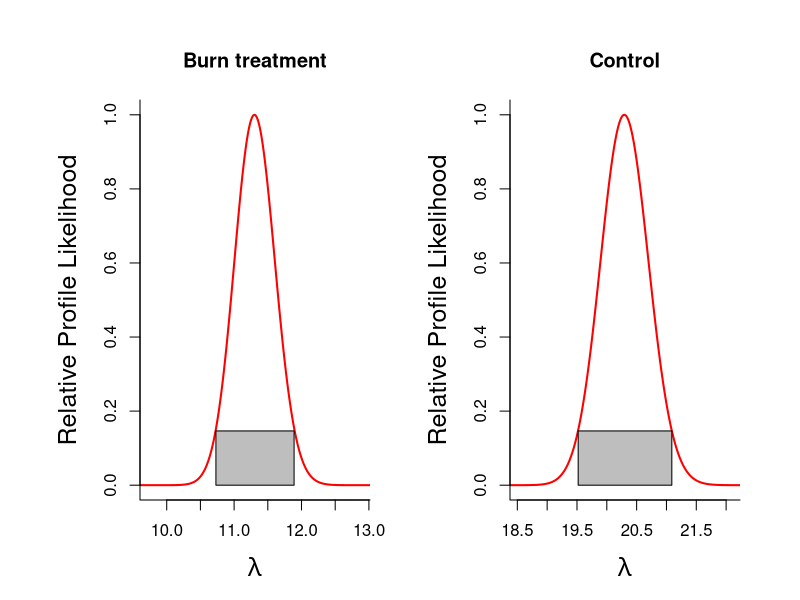
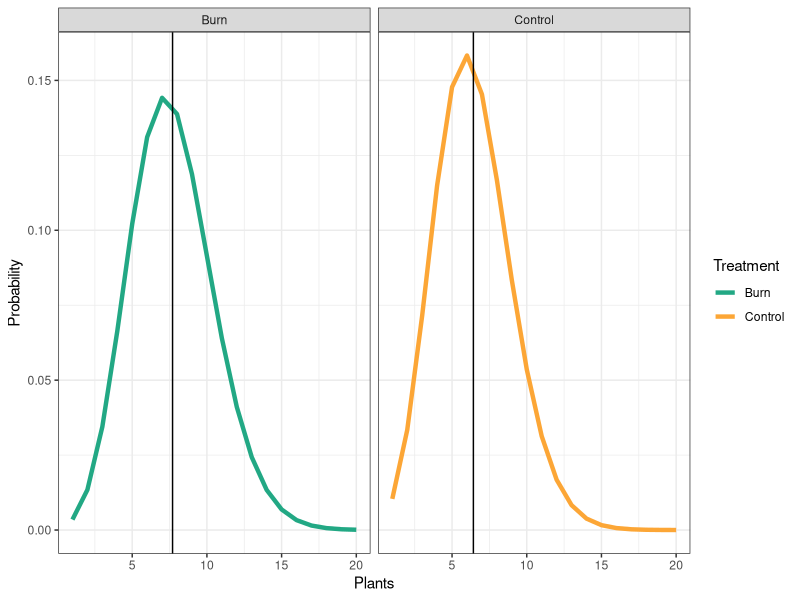
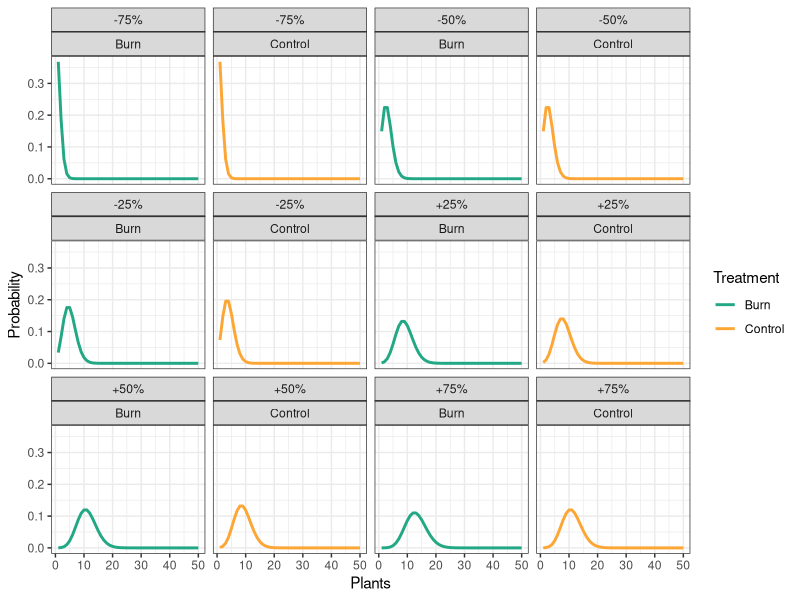
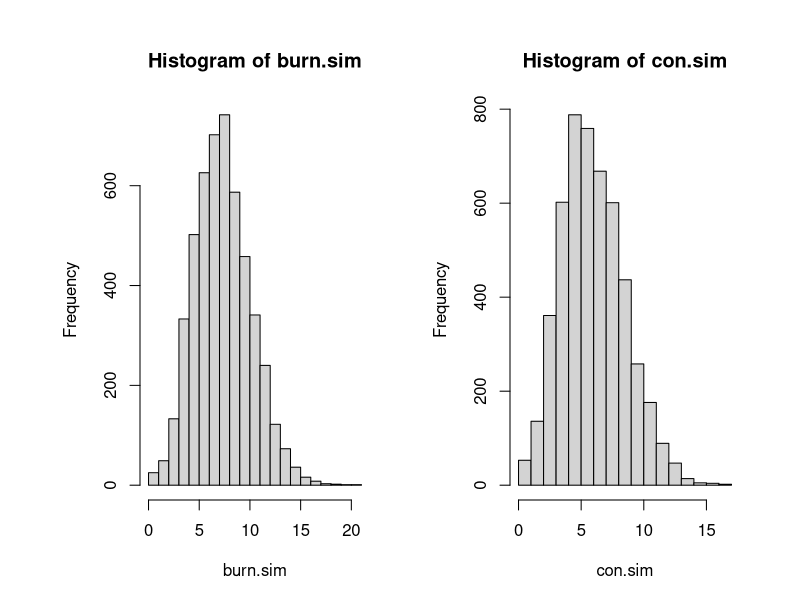

These figures' R source, in order:
##### David Mason ##### 14 April 2021 ##### STAT ECOL PROJ ###
# Set-up #####
library(tidyverse)
seeds <- read.csv("seed_trap.csv", header = T)
seeds_long <- pivot_longer(seeds, cols = 4:9,names_to = "SPECIES", 
													 values_to = "SEEDS")

burn <- seeds_long %>% 
filter(TREATMENT == "BURN")
control <- seeds_long %>% 
filter(TREATMENT == "CONTROL")
# Calculate seed arrival MLE ####
treatment <- function(burn,control ,plot.it=FALSE){

	# Computing Likelihood for Observed Data ####
	llh_poisson <- function(lambda, y){
		# log(likelihood) by summing 
		llh <- sum(dpois(y, lambda, log=TRUE))
  		return(llh)
	}

	lambdas <- seq(0,100, by=0.01)

	# compute log-likelihood for all lambda values
	burn_ll <- sapply(lambdas,function(x){llh_poisson(x,burn$SEEDS)})
	max.burn.ll <- max(burn_ll)
	burn.mle <- lambdas[burn_ll==max.burn.ll]
	burn.rel.l <- exp(burn_ll - max.burn.ll)
	burn.ci.cuttoff <- exp(-qchisq(p=0.95, df=1)/2)
	burn.cut.m.rell <- burn.ci.cuttoff - burn.rel.l
	burn.ci.indices <- which(burn.cut.m.rell<0, arr.ind=TRUE)
	burn.len.ciind <- length(burn.ci.indices)
	burn.left.CL <- lambdas[burn.ci.indices[1]]
	burn.right.CL <-lambdas[burn.ci.indices[burn.len.ciind]]
	n.burn <- length(burn$SEEDS)
	
	control_ll <- sapply(lambdas,function(x){llh_poisson(x,control$SEEDS)})
	max.control.ll <- max(control_ll)
	control.mle <- lambdas[control_ll==max.control.ll]
	control.rel.l <- exp(control_ll - max.control.ll)
	control.ci.cuttoff <- exp(-qchisq(p=0.95, df=1)/2)
	control.cut.m.rell <- control.ci.cuttoff - control.rel.l
	control.ci.indices <- which(control.cut.m.rell<0, arr.ind=TRUE)
	control.len.ciind <- length(control.ci.indices)
	control.left.CL <- lambdas[control.ci.indices[1]]
	control.right.CL <-lambdas[control.ci.indices[control.len.ciind]]
	n.control <- length(control$SEEDS)	

	#### Null model log-likelihood: no difference between burn and control?
	all.data  <- c(as.vector(burn$SEEDS), as.vector(control$SEEDS))
	null_ll <- sapply(lambdas,function(x){llh_poisson(x,all.data)})
	max.null.ll <- max(null_ll)
	null.mle <- lambdas[null_ll==max.null.ll]

	bic.sep.model <- -2*(max.burn.ll+max.control.ll) + 2*log(n.burn+n.control)
	bic.null.model <- -2*max.null.ll + 1*log(n.burn+n.control)
	if(bic.sep.model<bic.null.model){outcome <- 
		"Separate model is best"}else{outcome<- 
			"There's no difference between control and burn"}
	# Save the lambdas and log-likelihoods in a data frame
	burn_df <- data.frame(ll=burn_ll, lambda=lambdas)
	burn_df$TREATMENT <- c("BURN")
	control_df <- data.frame(ll=control_ll, lambda=lambdas)
	control_df$TREATMENT <- c("CONTROL")
	profile.ll <- rbind(burn_df, control_df)
	
	# Save the MLES and the confidence intervals	
	burn.cis <- c(burn.left.CL, burn.mle, burn.right.CL)
	ctl.cis  <- c(control.left.CL, control.mle, control.right.CL)
	out <- rbind(burn.cis, ctl.cis)	
	colnames(out) <- c("LCL", "MLE", "UPL")
	rownames(out) <- c("Burn treat.", "Control")
	
	
	
	if(plot.it==TRUE){
		
		burn.ci <- seq(from=burn.left.CL, to=burn.right.CL, by=0.01)
		ctl.ci <- seq(from=control.left.CL, to=control.right.CL, by=0.01)
		ci.height <- burn.ci.cuttoff
		
		xlims.burn <- c(burn.left.CL-1, burn.right.CL+1)
		xlims.ctl  <- c(control.left.CL-1, control.right.CL+1) 
		par(mfrow=c(1,2), oma=c(1,2,1,1), mar=c(4,5,4,2))		
		plot(lambdas, burn.rel.l, type="l", col="red", lwd=2, xlim=xlims.burn, xlab=expression(lambda), 
		ylab="Relative Profile Likelihood", cex.lab=1.5, bty="l", main="Burn treatment")
		polygon(x=c(burn.ci,rev(burn.ci)), y=c(rep(0,length(burn.ci)),rep(ci.height,length(burn.ci))), col="grey")
		plot(lambdas, control.rel.l, type="l", col="red", lwd=2, xlim=xlims.ctl,xlab=expression(lambda), 
		ylab="Relative Profile Likelihood", cex.lab=1.5, bty="l", main="Control")
		polygon(x=c(ctl.ci,rev(ctl.ci)), y=c(rep(0,length(ctl.ci)),rep(ci.height,length(ctl.ci))), col="grey")		
		
	}
	
	
	return(list(CIS.lambdas=out,bic.sep.model=bic.sep.model, bic.null.model=bic.null.model, outcome=outcome))
}

output <- treatment(burn,control,plot.it = TRUE)
out.mle <- output[[1]]

burn.lamb.mle <- out.mle[1,3]
control.lamb.mle <- out.mle[2,3]
# Calculate proportion of establishment MLE ####
# Number of trials 
N <- 10
burn.reps <- 21
control.reps <- 21

# Simulate the data
burn.samp <- rbinom(n=burn.reps, size=N, prob=0.6)
cont.samp <- rbinom(n=burn.reps, size=N, prob=0.3)

# Calculate phat
burn.p.hat <- sum(burn.samp)/(N*length(burn.samp))
cont.p.hat <- sum(cont.samp)/(N*length(cont.samp))

# Estimate seed establishment for treatments ####

# Create a vector
x <- seq(1,20)

# Generate PDF 
burn.est <- dpois(lambda=(burn.lamb.mle*burn.p.hat), x=x)
con.est <- dpois(lambda=(control.lamb.mle*cont.p.hat), x=x)

# Convert into data frame
burn.est <- as.data.frame(cbind(x,burn.est))
con.est <- as.data.frame(cbind(x,con.est))

# Add treatment and MLE column
burn.est$Treatment <- "Burn"
con.est$Treatment <- "Control"

burn.est$MLE <- burn.lamb.mle*burn.p.hat
con.est$MLE <- control.lamb.mle*cont.p.hat

burn.est <- setNames(burn.est,c("Plants","Probability",
																"Treatment", "MLE"))
con.est <- setNames(con.est,c("Plants","Probability",
															"Treatment", "MLE"))

# Combine the dataframes
est.dat <- rbind(burn.est,con.est)
head(est.dat)

# Plot the PDFs
ggplot(d=est.dat, aes(x=Plants, y=Probability, color = Treatment))+
	geom_line(size=1.5)+
	scale_color_manual(values=c("#22A884FF","#FCA636FF"))+
	theme_bw()+
	geom_vline(data=est.dat, aes(xintercept = MLE))+
	facet_wrap(~Treatment)

# Percent changes from the seed arrival MLE for burn ####
change.inc <- c(0.25, 0.50, 0.75)
change.dec <- c(-0.75,-0.50,-0.25)

burn.samp.inc <- c()
burn.samp.dec <- c()

for(i in 1:3){
	burn.samp.inc[i] <- abs((burn.lamb.mle*change.inc[i])+burn.lamb.mle)
	burn.samp.dec[i] <- abs((burn.lamb.mle*change.dec[i])+burn.lamb.mle)
}

burn.samp <- c(burn.samp.dec,burn.lamb.mle,burn.samp.inc)

## Percent changes from the seed arrival MLE for control

con.samp.inc <- c()
con.samp.dec <- c()

for(i in 1:3){
	con.samp.inc[i] <- abs((control.lamb.mle*change.inc[i])+control.lamb.mle)
	con.samp.dec[i] <- abs((control.lamb.mle*change.dec[i])+control.lamb.mle)
}

con.samp <- c(con.samp.dec,control.lamb.mle,con.samp.inc)

### For loop to generate PDFs with different lambda values

pdf.list <-list()
x <- seq(1,50)

for(i in 1:length(burn.samp)){
	burn.pdf <- dpois(lambda=floor((burn.samp[i]*burn.p.hat)), x=x)
	con.pdf <- dpois(lambda=floor((con.samp[i]*cont.p.hat)), x=x)
	
	# Convert into data frame
	burn.pdf <- as.data.frame(cbind(x,burn.pdf))
	con.pdf <- as.data.frame(cbind(x,con.pdf))

	# Add treatment and MLE column
	burn.pdf$Treatment <- "Burn"
	con.pdf$Treatment <- "Control"

	burn.pdf$MLE <- burn.samp[i]*burn.p.hat
	con.pdf$MLE <- con.samp[i]*cont.p.hat

	burn.pdf <- setNames(burn.pdf,c("Plants","Probability",
																"Treatment", "MLE"))
	con.pdf <- setNames(con.pdf,c("Plants","Probability",
																"Treatment", "MLE"))
# Combine the dataframes
	pdf <- rbind(burn.pdf,con.pdf)
	pdf.list[[i]] <- pdf
}

#### Pull
pdf1 <- pdf.list[[1]]
pdf1$Change <- "-75%"

pdf2 <- pdf.list[[2]]
pdf2$Change <- "-50%"

pdf3 <- pdf.list[[3]]
pdf3$Change <- "-25%"

pdf4 <- pdf.list[[4]]
pdf4$Change <- "No change"

pdf5 <- pdf.list[[5]]
pdf5$Change <- "+25%"

pdf6 <- pdf.list[[6]]
pdf6$Change <- "+50%"

pdf7 <- pdf.list[[7]]
pdf7$Change <- "+75%"

all.pdf <- rbind(pdf1,pdf2,pdf3,pdf5,pdf6,pdf7)
all.pdf$Change <- as_factor(all.pdf$Change)
all.pdf$Change <- factor(all.pdf$Change, levels = c("-75%", "-50%", "-25%",
																		 							"+25%","+50%","+75%"))


# Plot all of them
ggplot(d=all.pdf, aes(x=Plants, y=Probability, color = Treatment))+
	geom_line(size=1)+
	scale_color_manual(values=c("#22A884FF","#FCA636FF"))+
	theme_bw()+
	facet_wrap(~Change+Treatment)

# Generate data from poisson distribution with mean lambda*proprotion
burn.sim <- rpois(n=5000,lambda=burn.lamb.mle*burn.p.hat)
hist(burn.sim, breaks=20)

con.sim <- rpois(n=5000,lambda=control.lamb.mle*cont.p.hat)
hist(con.sim,breaks=20)

# H0: mu1 = mu2
# HA: mu1 != mu2

lnLo <- function(burn.sim,con.sim){
	
	all.counts <- c(burn.sim,con.sim)
	lambda.hat <- sum(all.counts)/length(all.counts)
	llikevec <- dpois(x=all.counts, lambda = lambda.hat, log=TRUE)
	return(sum(llikevec))
}

lnL1 <- function(burn.sim,con.sim){
	
	lambda.hat.burn <- sum(burn.sim)/length(burn.sim)
	lambda.hat.con <- sum(con.sim)/length(con.sim)

	llike.burn <- sum(dpois(x=burn.sim,lambda=lambda.hat.burn,log=TRUE))
	llike.con <- sum(dpois(x=con.sim,lambda=lambda.hat.con,log=TRUE))
	return(sum(c(llike.burn,llike.con)))
}

# Computing Gsq = -2log(Lo/L1)
lnLo.hat <- lnLo(burn.sim=burn.sim,con.sim=con.sim)
lnL1.hat <- lnL1(burn.sim=burn.sim,con.sim=con.sim)

Gsq <- -2*(lnLo.hat-lnL1.hat)
alpha <- 0.05
Gsq.crit <- qchisq(p=1-alpha, df=2-1)
pvalue <- 1-pchisq(q=Gsq, df=2-1)


